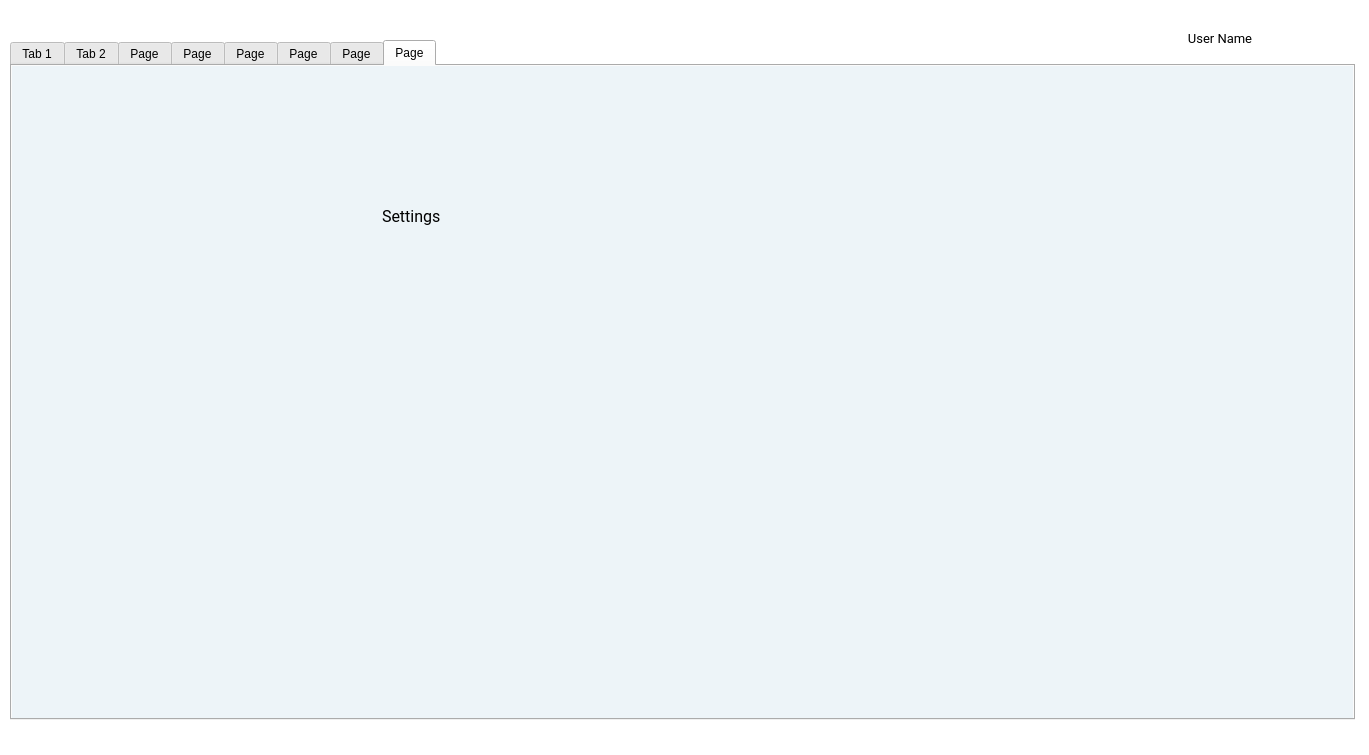
<?xml version="1.0" encoding="UTF-8"?>
<ui version="4.0">
 <class>MainWindow</class>
 <widget class="QMainWindow" name="MainWindow">
  <property name="geometry">
   <rect>
    <x>0</x>
    <y>0</y>
    <width>1369</width>
    <height>755</height>
   </rect>
  </property>
  <property name="minimumSize">
   <size>
    <width>1366</width>
    <height>755</height>
   </size>
  </property>
  <property name="windowTitle">
   <string>RackStore DashBoard</string>
  </property>
  <property name="styleSheet">
   <string notr="true">QMainWindow
{
	background:#FFFFFF;
}</string>
  </property>
  <widget class="QWidget" name="centralwidget">
   <widget class="QWidget" name="verticalLayoutWidget">
    <property name="geometry">
     <rect>
      <x>0</x>
      <y>3</y>
      <width>1366</width>
      <height>71</height>
     </rect>
    </property>
    <layout class="QVBoxLayout" name="verticalLayout">
     <property name="leftMargin">
      <number>3</number>
     </property>
     <property name="topMargin">
      <number>3</number>
     </property>
     <property name="rightMargin">
      <number>3</number>
     </property>
     <property name="bottomMargin">
      <number>10</number>
     </property>
    </layout>
   </widget>
   <widget class="QWidget" name="widget" native="true">
    <property name="geometry">
     <rect>
      <x>0</x>
      <y>0</y>
      <width>1361</width>
      <height>771</height>
     </rect>
    </property>
   </widget>
   <widget class="QWidget" name="horizontalLayoutWidget">
    <property name="geometry">
     <rect>
      <x>20</x>
      <y>15</y>
      <width>61</width>
      <height>45</height>
     </rect>
    </property>
    <layout class="QHBoxLayout" name="horizontalLayout"/>
   </widget>
   <widget class="QWidget" name="verticalLayoutWidget_4">
    <property name="geometry">
     <rect>
      <x>1300</x>
      <y>11</y>
      <width>52</width>
      <height>52</height>
     </rect>
    </property>
    <layout class="QVBoxLayout" name="verticalLayout_4"/>
   </widget>
   <widget class="QLabel" name="label_3">
    <property name="geometry">
     <rect>
      <x>1140</x>
      <y>21</y>
      <width>160</width>
      <height>35</height>
     </rect>
    </property>
    <property name="font">
     <font>
      <family>Roboto</family>
      <pointsize>10</pointsize>
     </font>
    </property>
    <property name="text">
     <string>User Name</string>
    </property>
    <property name="alignment">
     <set>Qt::AlignCenter</set>
    </property>
   </widget>
   <widget class="QWidget" name="horizontalLayoutWidget_2">
    <property name="geometry">
     <rect>
      <x>1060</x>
      <y>10</y>
      <width>115</width>
      <height>51</height>
     </rect>
    </property>
    <layout class="QHBoxLayout" name="horizontalLayout_2"/>
   </widget>
   <widget class="QTabWidget" name="tabWidget">
    <property name="geometry">
     <rect>
      <x>10</x>
      <y>40</y>
      <width>1345</width>
      <height>680</height>
     </rect>
    </property>
    <property name="styleSheet">
     <string notr="true">.QWidget { background: #edf4f8; }
</string>
    </property>
    <property name="currentIndex">
     <number>7</number>
    </property>
    <widget class="QWidget" name="tab">
     <attribute name="title">
      <string>Tab 1</string>
     </attribute>
     <widget class="QLabel" name="label">
      <property name="geometry">
       <rect>
        <x>360</x>
        <y>60</y>
        <width>151</width>
        <height>81</height>
       </rect>
      </property>
      <property name="font">
       <font>
        <family>Roboto</family>
        <pointsize>12</pointsize>
       </font>
      </property>
      <property name="text">
       <string>DashBoard</string>
      </property>
     </widget>
    </widget>
    <widget class="QWidget" name="tab_2">
     <attribute name="title">
      <string>Tab 2</string>
     </attribute>
     <widget class="QLabel" name="label_2">
      <property name="geometry">
       <rect>
        <x>400</x>
        <y>100</y>
        <width>151</width>
        <height>81</height>
       </rect>
      </property>
      <property name="font">
       <font>
        <family>Roboto</family>
        <pointsize>12</pointsize>
       </font>
      </property>
      <property name="text">
       <string>Local Management</string>
      </property>
     </widget>
    </widget>
    <widget class="QWidget" name="tab_3">
     <attribute name="title">
      <string>Page</string>
     </attribute>
     <widget class="QLabel" name="label_4">
      <property name="geometry">
       <rect>
        <x>370</x>
        <y>130</y>
        <width>151</width>
        <height>81</height>
       </rect>
      </property>
      <property name="font">
       <font>
        <family>Roboto</family>
        <pointsize>12</pointsize>
       </font>
      </property>
      <property name="text">
       <string>Client</string>
      </property>
     </widget>
    </widget>
    <widget class="QWidget" name="tab_4">
     <attribute name="title">
      <string>Page</string>
     </attribute>
    </widget>
    <widget class="QWidget" name="tab_5">
     <attribute name="title">
      <string>Page</string>
     </attribute>
     <widget class="QLabel" name="label_6">
      <property name="geometry">
       <rect>
        <x>320</x>
        <y>100</y>
        <width>151</width>
        <height>81</height>
       </rect>
      </property>
      <property name="font">
       <font>
        <family>Roboto</family>
        <pointsize>12</pointsize>
       </font>
      </property>
      <property name="text">
       <string>Cart</string>
      </property>
     </widget>
    </widget>
    <widget class="QWidget" name="tab_6">
     <attribute name="title">
      <string>Page</string>
     </attribute>
     <widget class="QLabel" name="label_7">
      <property name="geometry">
       <rect>
        <x>360</x>
        <y>150</y>
        <width>151</width>
        <height>81</height>
       </rect>
      </property>
      <property name="font">
       <font>
        <family>Roboto</family>
        <pointsize>12</pointsize>
       </font>
      </property>
      <property name="text">
       <string>Parking</string>
      </property>
     </widget>
    </widget>
    <widget class="QWidget" name="tab_7">
     <attribute name="title">
      <string>Page</string>
     </attribute>
     <widget class="QLabel" name="label_8">
      <property name="geometry">
       <rect>
        <x>380</x>
        <y>190</y>
        <width>151</width>
        <height>81</height>
       </rect>
      </property>
      <property name="font">
       <font>
        <family>Roboto</family>
        <pointsize>12</pointsize>
       </font>
      </property>
      <property name="text">
       <string>FeedBacks</string>
      </property>
     </widget>
    </widget>
    <widget class="QWidget" name="tab_8">
     <attribute name="title">
      <string>Page</string>
     </attribute>
     <widget class="QLabel" name="label_9">
      <property name="geometry">
       <rect>
        <x>370</x>
        <y>110</y>
        <width>151</width>
        <height>81</height>
       </rect>
      </property>
      <property name="font">
       <font>
        <family>Roboto</family>
        <pointsize>12</pointsize>
       </font>
      </property>
      <property name="text">
       <string>Settings</string>
      </property>
     </widget>
    </widget>
   </widget>
   <widget class="QWidget" name="verticalLayoutWidget_2">
    <property name="geometry">
     <rect>
      <x>1220</x>
      <y>610</y>
      <width>151</width>
      <height>111</height>
     </rect>
    </property>
    <layout class="QVBoxLayout" name="verticalLayout_2"/>
   </widget>
   <zorder>tabWidget</zorder>
   <zorder>verticalLayoutWidget</zorder>
   <zorder>widget</zorder>
   <zorder>horizontalLayoutWidget</zorder>
   <zorder>verticalLayoutWidget_4</zorder>
   <zorder>label_3</zorder>
   <zorder>horizontalLayoutWidget_2</zorder>
   <zorder>verticalLayoutWidget_2</zorder>
  </widget>
 </widget>
 <resources/>
 <connections/>
</ui>
